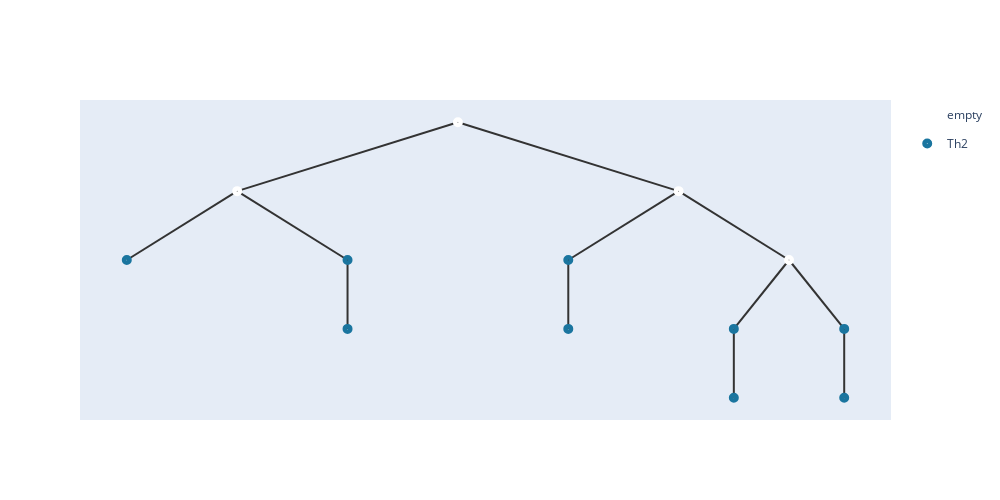

Notebook code cell kept with this figure:
### Code cell
temp,root = merge_points(similarities,root,nodes1,embeddings,3,2,2,n)
for i in nodes1:
    i.hyper = temp[int(i)]
    i.value =  temp[int(i)]
embeddings = temp.numpy();
add_meta(root,meta_list2,[])
show_tree(root,color=['#184e77','#1a759f','#168aad',"#34a0a4",'#52b69a','#99d98c','#76c893','#99d98c']).show_fig()
remove_meta(root);

### Figure 1 — Plotly figure (JSON) as saved in the notebook; plotly's stock layout.template omitted (floating-point values rounded to 4 significant figures)
{"data": [{"hoverinfo": "text", "hovertext": ["16", "12", "15", "14"], "legendgroup": "empty", "marker": {"color": "#fff", "size": 10, "symbol": "circle-dot"}, "mode": "markers+text", "name": "empty", "type": "scatter", "x": [5.5, 3.25, 7.75, 8.875], "y": [5, 3.5, 3.5, 2]}, {"hoverinfo": "text", "hovertext": ["1_Th2", "5_Th2", "0_Th2", "6_Th2", "7_Th2", "8_Th2", "2_Th2", "3_Th2", "4_Th2"], "legendgroup": "Th2", "marker": {"color": "#1a759f", "size": 10, "symbol": "circle-dot"}, "mode": "markers+text", "name": "Th2", "type": "scatter", "x": [2.125, 4.375, 4.375, 6.625, 6.625, 8.312, 8.312, 9.438, 9.438], "y": [2, 2, 0.5, 2, 0.5, 0.5, -1, 0.5, -1]}], "layout": {"height": 500, "shapes": [{"layer": "below", "line": {"color": "#333", "width": 2}, "type": "line", "x0": 5.5, "x1": 5.5, "y0": 5, "y1": 5}, {"layer": "below", "line": {"color": "#333", "width": 2}, "type": "line", "x0": 5.5, "x1": 3.25, "y0": 5, "y1": 3.5}, {"layer": "below", "line": {"color": "#333", "width": 2}, "type": "line", "x0": 3.25, "x1": 2.125, "y0": 3.5, "y1": 2}, {"layer": "below", "line": {"color": "#333", "width": 2}, "type": "line", "x0": 3.25, "x1": 4.375, "y0": 3.5, "y1": 2}, {"layer": "below", "line": {"color": "#333", "width": 2}, "type": "line", "x0": 4.375, "x1": 4.375, "y0": 2, "y1": 0.5}, {"layer": "below", "line": {"color": "#333", "width": 2}, "type": "line", "x0": 5.5, "x1": 7.75, "y0": 5, "y1": 3.5}, {"layer": "below", "line": {"color": "#333", "width": 2}, "type": "line", "x0": 7.75, "x1": 6.625, "y0": 3.5, "y1": 2}, {"layer": "below", "line": {"color": "#333", "width": 2}, "type": "line", "x0": 6.625, "x1": 6.625, "y0": 2, "y1": 0.5}, {"layer": "below", "line": {"color": "#333", "width": 2}, "type": "line", "x0": 7.75, "x1": 8.875, "y0": 3.5, "y1": 2}, {"layer": "below", "line": {"color": "#333", "width": 2}, "type": "line", "x0": 8.875, "x1": 8.312, "y0": 2, "y1": 0.5}, {"layer": "below", "line": {"color": "#333", "width": 2}, "type": "line", "x0": 8.312, "x1": 8.312, "y0": 0.5, "y1": -1}, {"layer": "below", "line": {"color": "#333", "width": 2}, "type": "line", "x0": 8.875, "x1": 9.438, "y0": 2, "y1": 0.5}, {"layer": "below", "line": {"color": "#333", "width": 2}, "type": "line", "x0": 9.438, "x1": 9.438, "y0": 0.5, "y1": -1}], "width": 1000, "xaxis": {"showgrid": false, "showline": false, "showticklabels": false, "zeroline": false}, "yaxis": {"showgrid": false, "showline": false, "showticklabels": false, "zeroline": false}}}
